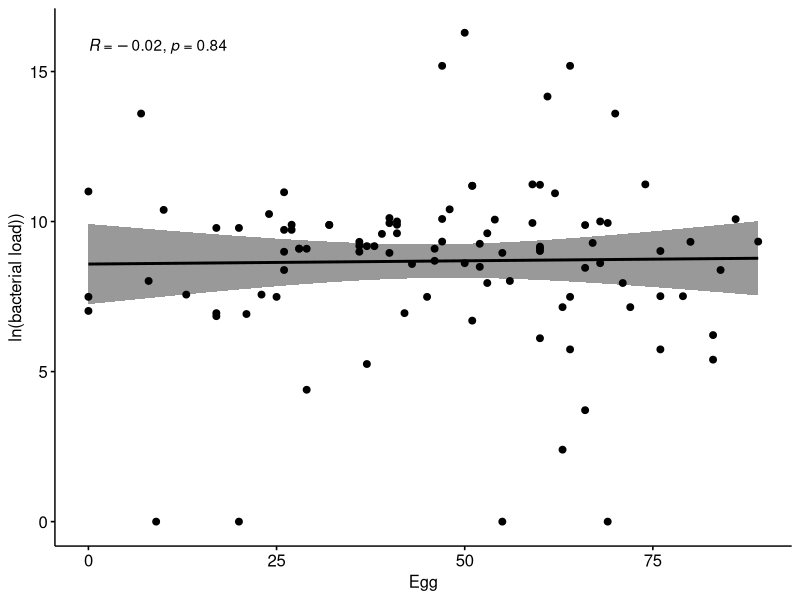
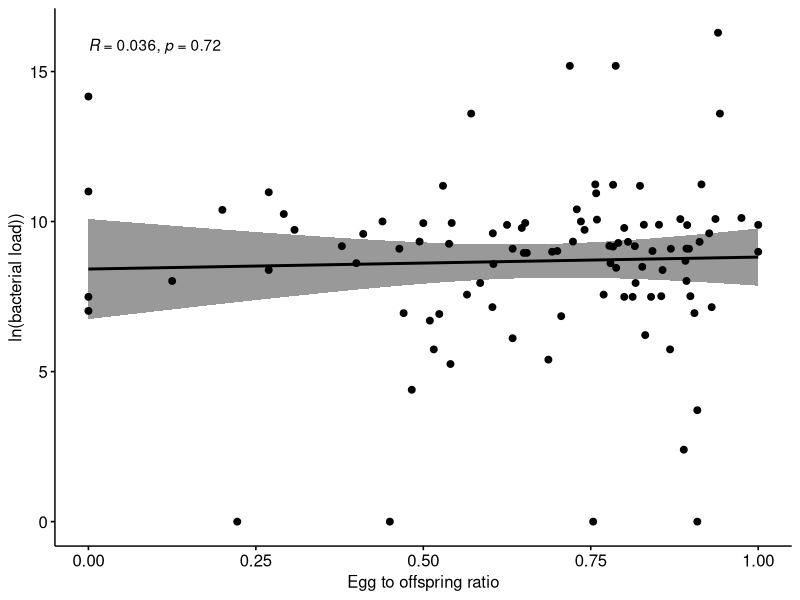

Generate these figures, in order, with R:
library(ggpubr)
setwd()
Data<- read.csv("Correlation_data.csv", header = T)

#Correlation between egg numbers and bacterial load
Plot1<- ggscatter(Data, x = "Egg", y = "ln", 
          add = "reg.line", conf.int = TRUE, 
          cor.coef = TRUE, cor.method = "spearman",
          xlab = "Egg", ylab = "ln(bacterial load))")
Plot1


#Correlation between egg to offspring ratio and bacterial load

Plot2<- ggscatter(Data, x = "Egg_offspring.ratio", y = "ln", 
          add = "reg.line", conf.int = TRUE, 
          cor.coef = TRUE, cor.method = "spearman",
          xlab = "Egg to offspring ratio", ylab = "ln(bacterial load))")
Plot2
